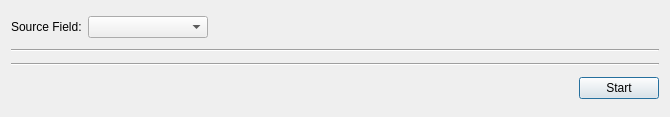
<?xml version="1.0" encoding="UTF-8"?>
<ui version="4.0">
 <class>Dialog</class>
 <widget class="QDialog" name="Dialog">
  <property name="geometry">
   <rect>
    <x>0</x>
    <y>0</y>
    <width>670</width>
    <height>117</height>
   </rect>
  </property>
  <property name="windowTitle">
   <string>Batch Download Pictures From Google Images</string>
  </property>
  <layout class="QVBoxLayout" name="verticalLayout">
   <item>
    <layout class="QHBoxLayout" name="horizontalLayout">
     <item>
      <widget class="QLabel" name="label">
       <property name="text">
        <string>Source Field:</string>
       </property>
      </widget>
     </item>
     <item>
      <widget class="QComboBox" name="sourceField">
       <property name="minimumSize">
        <size>
         <width>120</width>
         <height>0</height>
        </size>
       </property>
      </widget>
     </item>
     <item>
      <spacer name="horizontalSpacer">
       <property name="orientation">
        <enum>Qt::Horizontal</enum>
       </property>
       <property name="sizeHint" stdset="0">
        <size>
         <width>40</width>
         <height>20</height>
        </size>
       </property>
      </spacer>
     </item>
    </layout>
   </item>
   <item>
    <widget class="Line" name="line">
     <property name="orientation">
      <enum>Qt::Horizontal</enum>
     </property>
    </widget>
   </item>
   <item>
    <layout class="QGridLayout" name="gridLayout" columnstretch="0"/>
   </item>
   <item>
    <widget class="Line" name="line_2">
     <property name="orientation">
      <enum>Qt::Horizontal</enum>
     </property>
    </widget>
   </item>
   <item>
    <layout class="QHBoxLayout" name="horizontalLayout_3">
     <item>
      <spacer name="horizontalSpacer_2">
       <property name="orientation">
        <enum>Qt::Horizontal</enum>
       </property>
       <property name="sizeHint" stdset="0">
        <size>
         <width>40</width>
         <height>20</height>
        </size>
       </property>
      </spacer>
     </item>
     <item>
      <widget class="QPushButton" name="pushButton">
       <property name="text">
        <string>Start</string>
       </property>
      </widget>
     </item>
    </layout>
   </item>
  </layout>
 </widget>
 <resources/>
 <connections>
  <connection>
   <sender>pushButton</sender>
   <signal>clicked()</signal>
   <receiver>Dialog</receiver>
   <slot>accept()</slot>
   <hints>
    <hint type="sourcelabel">
     <x>513</x>
     <y>283</y>
    </hint>
    <hint type="destinationlabel">
     <x>453</x>
     <y>260</y>
    </hint>
   </hints>
  </connection>
 </connections>
</ui>
